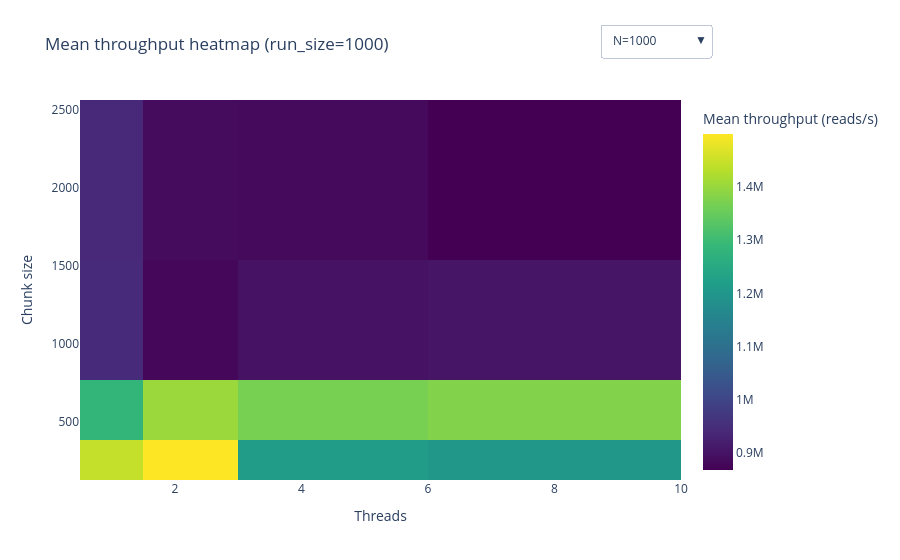

The cell this chart's notebook holds for it:
### Code cell
run_sizes = sorted(df["run_size"].dropna().unique())
chunks = sorted(df["chunk"].unique())
threads = sorted(df["threads"].unique())

fig = go.Figure()
buttons = []

for i, rs in enumerate(run_sizes):
    d = df[df["run_size"] == rs]
    g = (
        d.groupby(["chunk", "threads"])["throughput_rps"]
         .mean()
         .reset_index()
    )

    pivot = (
        g.pivot(index="chunk", columns="threads", values="throughput_rps")
         .reindex(index=chunks, columns=threads)
    )
    z = pivot.values

    visible = (i == 0)
    fig.add_trace(
        go.Heatmap(
            z=z,
            x=threads,
            y=chunks,
            colorscale="Viridis",
            colorbar_title="Mean throughput\n(reads/s)",
            visible=visible,
            name=f"N={rs}",
            hovertemplate=(
                "threads=%{x}<br>"
                "chunk=%{y}<br>"
                "throughput=%{z:.2e} reads/s"
                f"<br>run_size={rs}<extra></extra>"
            ),
        )
    )

    visible_mask = []
    total_traces = len(run_sizes)
    for idx in range(total_traces):
        visible_mask.append(idx == i)

    buttons.append(
        dict(
            label=f"N={rs}",
            method="update",
            args=[
                {"visible": [j == i for j in range(total_traces)]},
                {"title": f"Mean throughput heatmap (run_size={rs})"},
            ],
        )
    )

fig.update_layout(
    updatemenus=[
        dict(
            type="dropdown",
            x=1.05,
            y=1.2,
            showactive=True,
            buttons=buttons,
        )
    ],
    xaxis_title="Threads",
    yaxis_title="Chunk size",
    title=f"Mean throughput heatmap (run_size={run_sizes[0]})",
)
fig.show()

### Figure 1 — Plotly figure (JSON) as saved in the notebook; plotly's stock layout.template omitted (floating-point values rounded to 4 significant figures)
{"data": [{"colorbar": {"title": {"text": "Mean throughput\n(reads/s)"}}, "colorscale": [[0, "#440154"], [0.1111, "#482878"], [0.2222, "#3e4989"], [0.3333, "#31688e"], [0.4444, "#26828e"], [0.5556, "#1f9e89"], [0.6667, "#35b779"], [0.7778, "#6ece58"], [0.8889, "#b5de2b"], [1, "#fde725"]], "hovertemplate": "threads=%{x}<br>chunk=%{y}<br>throughput=%{z:.2e} reads/s<br>run_size=1000<extra></extra>", "name": "N=1000", "type": "heatmap", "visible": true, "x": [1, 2, 4, 8], "y": [256, 512, 1024, 2048], "z": [[1444000.0, 1500000.0, 1213000.0, 1202000.0], [1283000.0, 1403000.0, 1369000.0, 1379000.0], [945200.0, 878700.0, 898800.0, 903700.0], [937700.0, 885800.0, 884100.0, 867800.0]]}, {"colorbar": {"title": {"text": "Mean throughput\n(reads/s)"}}, "colorscale": [[0, "#440154"], [0.1111, "#482878"], [0.2222, "#3e4989"], [0.3333, "#31688e"], [0.4444, "#26828e"], [0.5556, "#1f9e89"], [0.6667, "#35b779"], [0.7778, "#6ece58"], [0.8889, "#b5de2b"], [1, "#fde725"]], "hovertemplate": "threads=%{x}<br>chunk=%{y}<br>throughput=%{z:.2e} reads/s<br>run_size=10000<extra></extra>", "name": "N=10000", "type": "heatmap", "visible": false, "x": [1, 2, 4, 8], "y": [256, 512, 1024, 2048], "z": [[1818000.0, 2801000.0, 3277000.0, 2405000.0], [1764000.0, 3037000.0, 2684000.0, 1691000.0], [1692000.0, 2601000.0, 1719000.0, 989000.0], [1346000.0, 1442000.0, 1052000.0, 814500.0]]}, {"colorbar": {"title": {"text": "Mean throughput\n(reads/s)"}}, "colorscale": [[0, "#440154"], [0.1111, "#482878"], [0.2222, "#3e4989"], [0.3333, "#31688e"], [0.4444, "#26828e"], [0.5556, "#1f9e89"], [0.6667, "#35b779"], [0.7778, "#6ece58"], [0.8889, "#b5de2b"], [1, "#fde725"]], "hovertemplate": "threads=%{x}<br>chunk=%{y}<br>throughput=%{z:.2e} reads/s<br>run_size=1000000<extra></extra>", "name": "N=1000000", "type": "heatmap", "visible": false, "x": [1, 2, 4, 8], "y": [256, 512, 1024, 2048], "z": [[1860000.0, 3532000.0, 4132000.0, 4242000.0], [1909000.0, 3656000.0, 4671000.0, 3244000.0], [1904000.0, 3681000.0, 3301000.0, 1981000.0], [1889000.0, 2755000.0, 1986000.0, 1502000.0]]}, {"colorbar": {"title": {"text": "Mean throughput\n(reads/s)"}}, "colorscale": [[0, "#440154"], [0.1111, "#482878"], [0.2222, "#3e4989"], [0.3333, "#31688e"], [0.4444, "#26828e"], [0.5556, "#1f9e89"], [0.6667, "#35b779"], [0.7778, "#6ece58"], [0.8889, "#b5de2b"], [1, "#fde725"]], "hovertemplate": "threads=%{x}<br>chunk=%{y}<br>throughput=%{z:.2e} reads/s<br>run_size=10000000<extra></extra>", "name": "N=10000000", "type": "heatmap", "visible": false, "x": [1, 2, 4, 8], "y": [256, 512, 1024, 2048], "z": [[1881000.0, 3696000.0, 4237000.0, 4309000.0], [1931000.0, 3737000.0, 4874000.0, 3331000.0], [1916000.0, 3740000.0, 3357000.0, 2004000.0], [1916000.0, 2879000.0, 1995000.0, 1535000.0]]}], "layout": {"title": {"text": "Mean throughput heatmap (run_size=1000)"}, "updatemenus": [{"buttons": [{"args": [{"visible": [true, false, false, false]}, {"title": "Mean throughput heatmap (run_size=1000)"}], "label": "N=1000", "method": "update"}, {"args": [{"visible": [false, true, false, false]}, {"title": "Mean throughput heatmap (run_size=10000)"}], "label": "N=10000", "method": "update"}, {"args": [{"visible": [false, false, true, false]}, {"title": "Mean throughput heatmap (run_size=1000000)"}], "label": "N=1000000", "method": "update"}, {"args": [{"visible": [false, false, false, true]}, {"title": "Mean throughput heatmap (run_size=10000000)"}], "label": "N=10000000", "method": "update"}], "showactive": true, "type": "dropdown", "x": 1.05, "y": 1.2}], "xaxis": {"title": {"text": "Threads"}}, "yaxis": {"title": {"text": "Chunk size"}}}}
